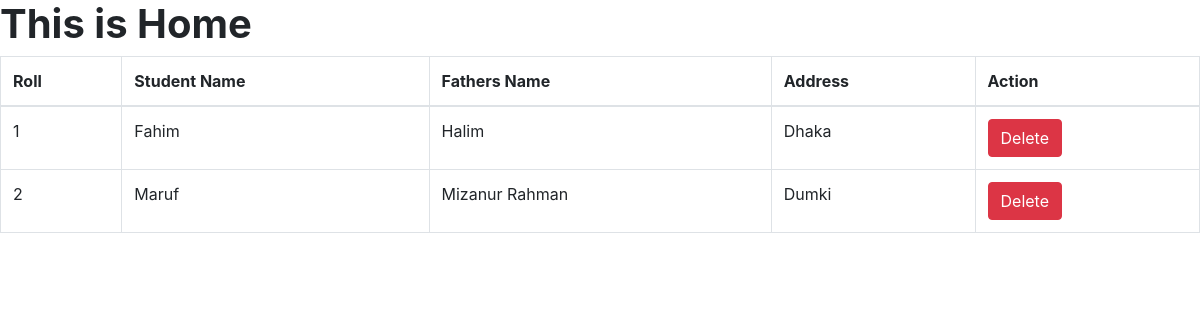
Before: / with the older database file.
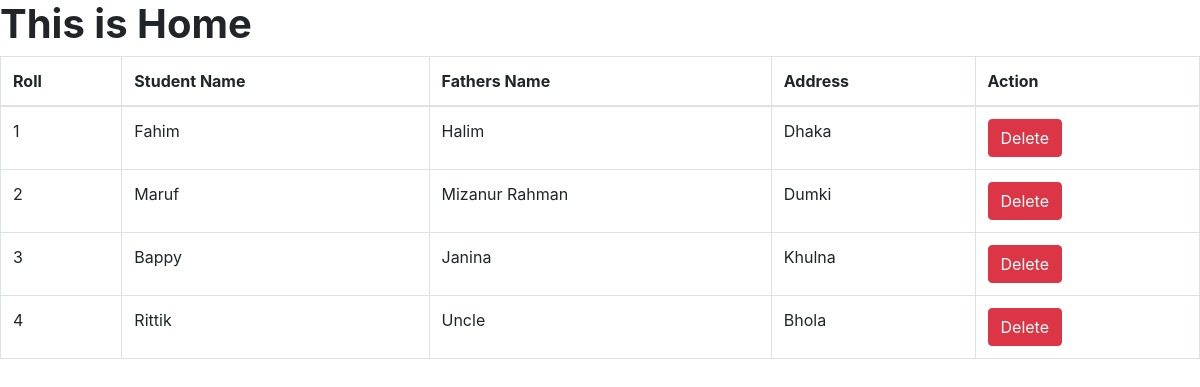
After: the same page with the newer database file.
### first_app/models.py (models this page shows, shortened)
class Student(models.Model):
    name = models.CharField(max_length=20)
    roll = models.IntegerField(primary_key=True)
    address = models.TextField()
    fathers_name = models.TextField(default="Rahim")

### first_app/views.py (the view)
# urls.py: path('',views.home),
def home(request):
    student = models.Student.objects.all()
    return render(request,"home.html", {'data': student})

### first_app/templates/home.html (shortened to what this page needs)
<!DOCTYPE html>
<html lang="en">
<head>
    <link rel="stylesheet" href="https://cdn.jsdelivr.net/npm/bootstrap@4.0.0/dist/css/bootstrap.min.css"
>
</head>
<body>
    <h1><b>This is Home</b></h1>
    {% if data %}
    <table class="table table-bordered">
        <thead>
            <tr>
                <th scope="col">Roll</th>
                <th scope="col">Student Name</th>
                <th scope="col">Fathers Name</th>
                <th scope="col">Address</th>
                <th scope="col">Action</th>
            </tr>
        </thead>
        <tbody>
            {% for st in data %}
            <tr>
                <td>{{st.roll}}</td>
                <td>{{st.name}}</td>
                <td>{{st.fathers_name}}</td>
                <td>{{st.address}}</td>
                <td><a class="btn btn-danger text-white" href="{% url 'delete_student'
                st.roll %}">Delete</a></td>
            </tr>
            {% endfor %}
        </tbody>
    </table>
    {% else %}
    <h3>No Data Here</h3>
    {% endif %}
</body>
</html>

Changed rows visible on the page:
added Student: roll "3", name "Bappy", fathers_name "Janina", address "Khulna"
added Student: roll "4", name "Rittik", fathers_name "Uncle", address "Bhola"
